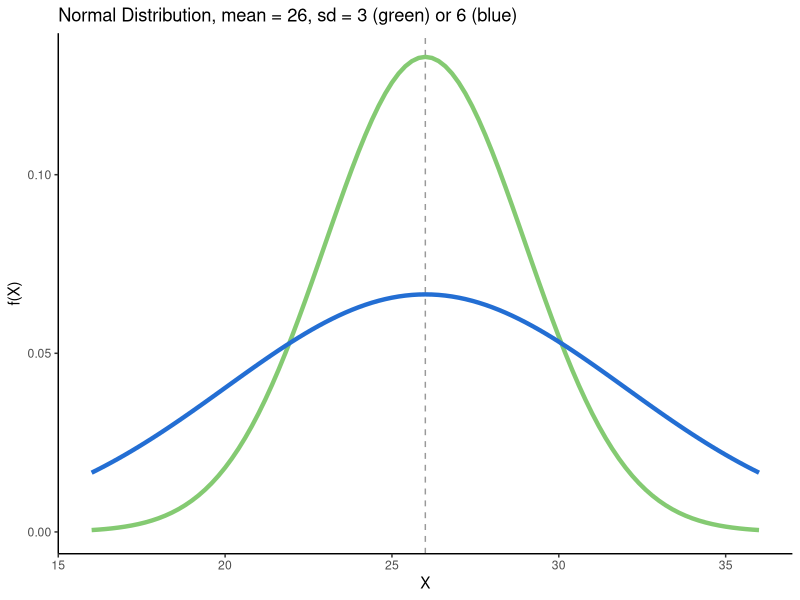
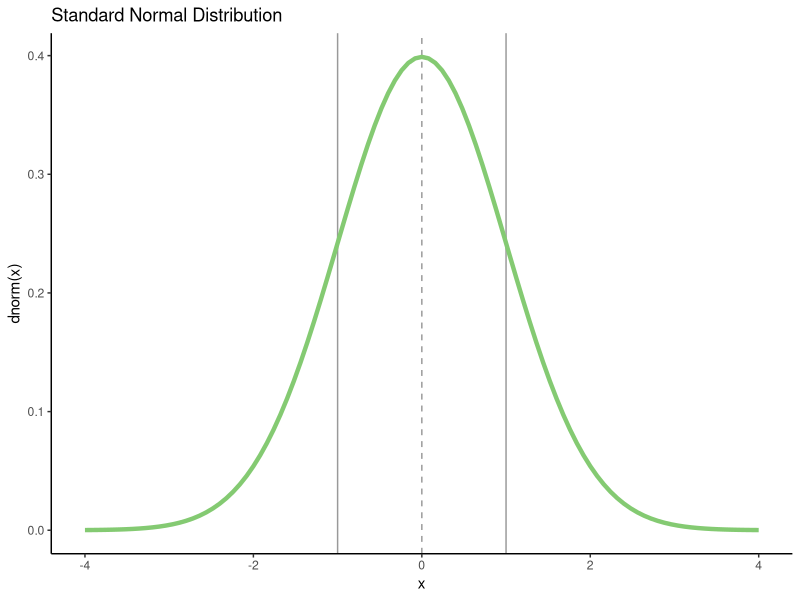
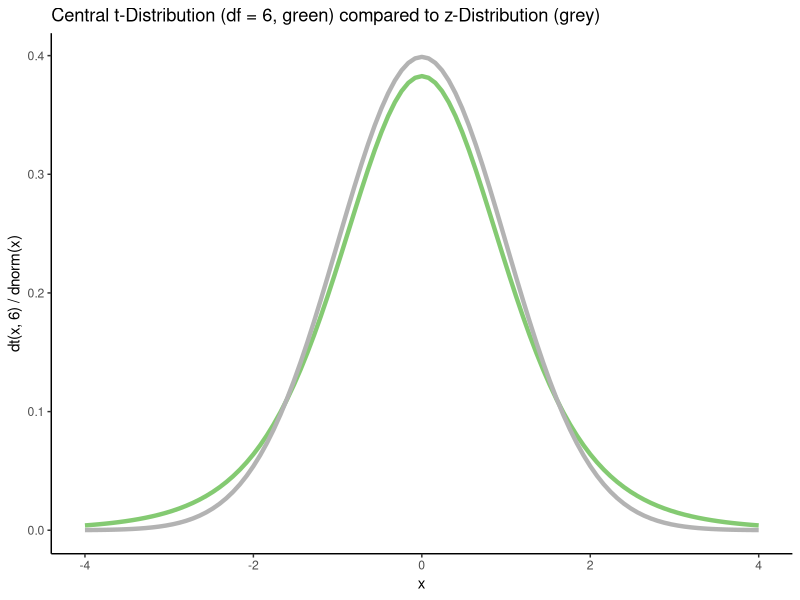
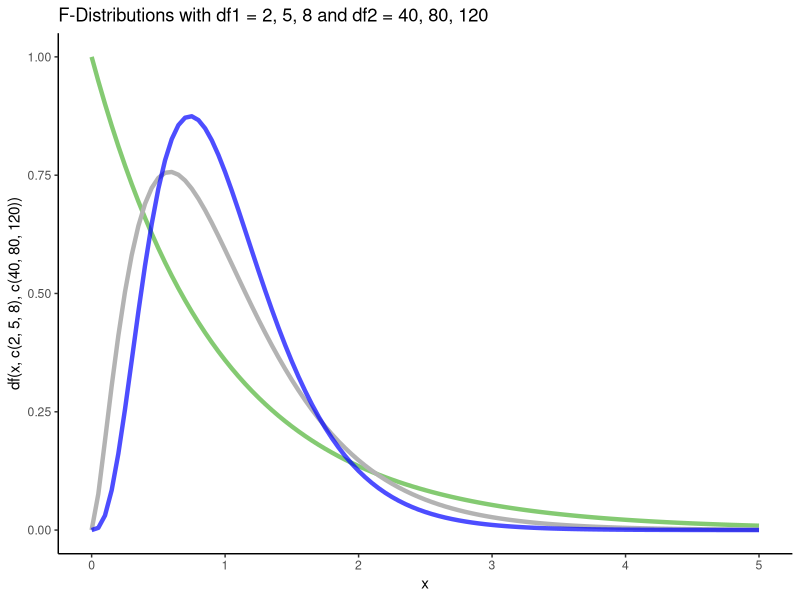
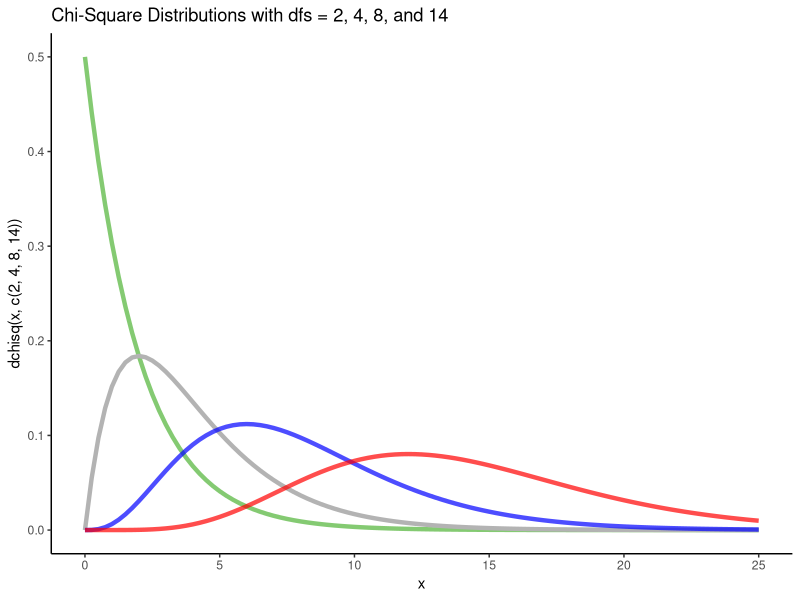

The R script that drew these images, in order:
## ---- chunk 1
library(tidyverse)
p <- data_frame(x = c(16, 36)) %>% 
    ggplot(aes(x = x)) 
#> Warning: `data_frame()` is deprecated, use `tibble()`.
#> This warning is displayed once per session.

p + geom_vline(xintercept = 26, linetype = "dashed", alpha = 0.4) +
    stat_function(fun = dnorm, args = list(mean = 26, sd = 3), color = "#84CA72", size = 1.5) +
    stat_function(fun = dnorm, args = list(mean = 26, sd = 6), color = "#236ED3", size = 1.5) +
    ggtitle("Normal Distribution, mean = 26, sd = 3 (green) or 6 (blue)") +
    xlab("X") +
    ylab("f(X)") +
    theme_classic()
## ---- chunk 2
p <- data_frame(x = c(-4,4)) %>% 
    ggplot(aes(x = x)) 
#> Warning: `data_frame()` is deprecated, use `tibble()`.
#> This warning is displayed once per session.

p + geom_vline(xintercept = 0, linetype = "dashed", alpha = 0.4) +
  geom_vline(xintercept = 1, linetype = "solid", alpha = 0.4) + geom_vline(xintercept = -1, linetype = "solid", alpha = 0.4) +
    stat_function(fun = dnorm, color = "#84CA72", size = 1.5) +
    ggtitle("Standard Normal Distribution") +
    xlab("x") +
    ylab("dnorm(x)") +
    theme_classic()
## ---- chunk 3
p <- data_frame(x = c(-4,4)) %>% 
    ggplot(aes(x = x)) 

p + stat_function(fun = dt, args = list(df = 6), color = "#84CA72", size = 1.5) +
    stat_function(fun = dnorm, color = "grey70", size = 1.5) +
    ggtitle("Central t-Distribution (df = 6, green) compared to z-Distribution (grey)") +
    xlab("x") +
    ylab("dt(x, 6) / dnorm(x)") +
    theme_classic()
## ---- chunk 4
p <- data_frame(x = c(0, 5)) %>% 
    ggplot(aes(x = x)) 

p + stat_function(fun = df, args = list(df1 = 2, df2 = 40), 
                  color = "#84CA72", size = 1.5) +
    stat_function(fun = df, args = list(df1 = 5, df2 = 80), 
                  color = "grey70", size = 1.5) +
    stat_function(fun = df, args = list(df1 = 8, df2 = 120), 
                  color = "blue", size = 1.5, alpha = 0.7) +
    ggtitle("F-Distributions with df1 = 2, 5, 8 and df2 = 40, 80, 120") +
    xlab("x") +
    ylab("df(x, c(2, 5, 8), c(40, 80, 120))") +
    theme_classic()
## ---- chunk 5
p <- data_frame(x = c(0, 25)) %>% 
    ggplot(aes(x = x)) 

p + stat_function(fun = dchisq, args = list(df = 2), color = "#84CA72", size = 1.5) +
    stat_function(fun = dchisq, args = list(df = 4), color = "grey70", size = 1.5) +
    stat_function(fun = dchisq, args = list(df = 8), color = "blue", size = 1.5, alpha = 0.7) +
    stat_function(fun = dchisq, args = list(df = 14), color = "red", size = 1.5, alpha = 0.7) +
    ggtitle("Chi-Square Distributions with dfs = 2, 4, 8, and 14") +
    xlab("x") +
    ylab("dchisq(x, c(2, 4, 8, 14))") +
    theme_classic()
